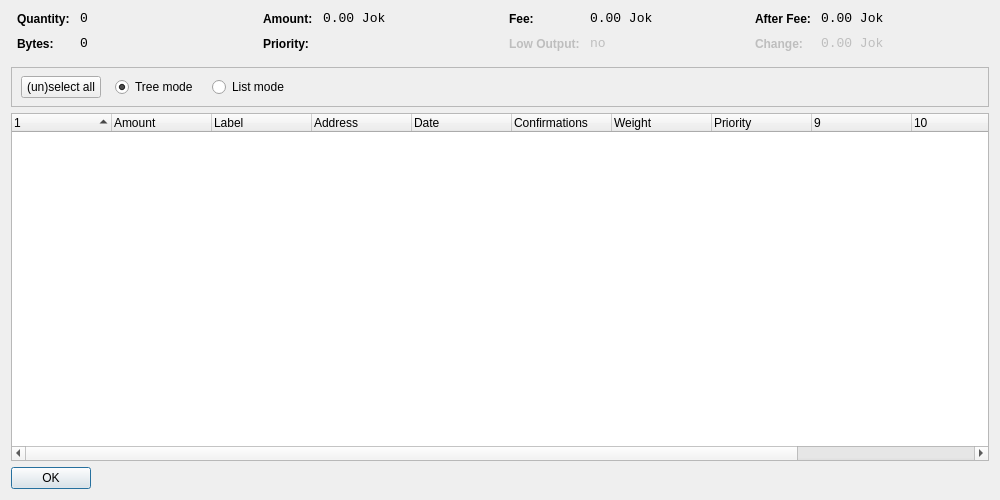
<?xml version="1.0" encoding="UTF-8"?>
<ui version="4.0">
 <class>CoinControlDialog</class>
 <widget class="QWidget" name="CoinControlDialog">
  <property name="geometry">
   <rect>
    <x>0</x>
    <y>0</y>
    <width>1000</width>
    <height>500</height>
   </rect>
  </property>
  <property name="windowTitle">
   <string>Coin Control</string>
  </property>
  <layout class="QVBoxLayout" name="verticalLayout">
   <item>
    <layout class="QHBoxLayout" name="horizontalLayoutTop" stretch="0,0,0,0">
     <property name="topMargin">
      <number>0</number>
     </property>
     <property name="bottomMargin">
      <number>10</number>
     </property>
     <item>
      <layout class="QFormLayout" name="formLayoutCoinControl1">
       <property name="horizontalSpacing">
        <number>10</number>
       </property>
       <property name="verticalSpacing">
        <number>10</number>
       </property>
       <property name="leftMargin">
        <number>6</number>
       </property>
       <property name="rightMargin">
        <number>6</number>
       </property>
       <item row="0" column="0">
        <widget class="QLabel" name="labelCoinControlQuantityText">
         <property name="styleSheet">
          <string notr="true">font-weight:bold;</string>
         </property>
         <property name="text">
          <string>Quantity:</string>
         </property>
        </widget>
       </item>
       <item row="0" column="1">
        <widget class="QLabel" name="labelCoinControlQuantity">
         <property name="font">
          <font>
           <family>Monospace</family>
           <pointsize>10</pointsize>
          </font>
         </property>
         <property name="cursor">
          <cursorShape>IBeamCursor</cursorShape>
         </property>
         <property name="contextMenuPolicy">
          <enum>Qt::ActionsContextMenu</enum>
         </property>
         <property name="text">
          <string notr="true">0</string>
         </property>
         <property name="textInteractionFlags">
          <set>Qt::LinksAccessibleByMouse|Qt::TextSelectableByKeyboard|Qt::TextSelectableByMouse</set>
         </property>
        </widget>
       </item>
       <item row="1" column="0">
        <widget class="QLabel" name="labelCoinControlBytesText">
         <property name="styleSheet">
          <string notr="true">font-weight:bold;</string>
         </property>
         <property name="text">
          <string>Bytes:</string>
         </property>
        </widget>
       </item>
       <item row="1" column="1">
        <widget class="QLabel" name="labelCoinControlBytes">
         <property name="font">
          <font>
           <family>Monospace</family>
           <pointsize>10</pointsize>
          </font>
         </property>
         <property name="cursor">
          <cursorShape>IBeamCursor</cursorShape>
         </property>
         <property name="contextMenuPolicy">
          <enum>Qt::ActionsContextMenu</enum>
         </property>
         <property name="text">
          <string notr="true">0</string>
         </property>
         <property name="textInteractionFlags">
          <set>Qt::LinksAccessibleByMouse|Qt::TextSelectableByKeyboard|Qt::TextSelectableByMouse</set>
         </property>
        </widget>
       </item>
      </layout>
     </item>
     <item>
      <layout class="QFormLayout" name="formLayoutCoinControl2">
       <property name="horizontalSpacing">
        <number>10</number>
       </property>
       <property name="verticalSpacing">
        <number>10</number>
       </property>
       <property name="leftMargin">
        <number>6</number>
       </property>
       <property name="rightMargin">
        <number>6</number>
       </property>
       <item row="0" column="0">
        <widget class="QLabel" name="labelCoinControlAmountText">
         <property name="styleSheet">
          <string notr="true">font-weight:bold;</string>
         </property>
         <property name="text">
          <string>Amount:</string>
         </property>
        </widget>
       </item>
       <item row="0" column="1">
        <widget class="QLabel" name="labelCoinControlAmount">
         <property name="font">
          <font>
           <family>Monospace</family>
           <pointsize>10</pointsize>
          </font>
         </property>
         <property name="cursor">
          <cursorShape>IBeamCursor</cursorShape>
         </property>
         <property name="contextMenuPolicy">
          <enum>Qt::ActionsContextMenu</enum>
         </property>
         <property name="text">
          <string notr="true">0.00 Jok</string>
         </property>
         <property name="textInteractionFlags">
          <set>Qt::LinksAccessibleByMouse|Qt::TextSelectableByKeyboard|Qt::TextSelectableByMouse</set>
         </property>
        </widget>
       </item>
       <item row="1" column="0">
        <widget class="QLabel" name="labelCoinControlPriorityText">
         <property name="styleSheet">
          <string notr="true">font-weight:bold;</string>
         </property>
         <property name="text">
          <string>Priority:</string>
         </property>
        </widget>
       </item>
       <item row="1" column="1">
        <widget class="QLabel" name="labelCoinControlPriority">
         <property name="font">
          <font>
           <family>Monospace</family>
           <pointsize>10</pointsize>
          </font>
         </property>
         <property name="cursor">
          <cursorShape>IBeamCursor</cursorShape>
         </property>
         <property name="contextMenuPolicy">
          <enum>Qt::ActionsContextMenu</enum>
         </property>
         <property name="text">
          <string/>
         </property>
         <property name="textInteractionFlags">
          <set>Qt::LinksAccessibleByMouse|Qt::TextSelectableByKeyboard|Qt::TextSelectableByMouse</set>
         </property>
        </widget>
       </item>
      </layout>
     </item>
     <item>
      <layout class="QFormLayout" name="formLayoutCoinControl3">
       <property name="horizontalSpacing">
        <number>10</number>
       </property>
       <property name="verticalSpacing">
        <number>10</number>
       </property>
       <property name="leftMargin">
        <number>6</number>
       </property>
       <property name="rightMargin">
        <number>6</number>
       </property>
       <item row="0" column="0">
        <widget class="QLabel" name="labelCoinControlFeeText">
         <property name="styleSheet">
          <string notr="true">font-weight:bold;</string>
         </property>
         <property name="text">
          <string>Fee:</string>
         </property>
        </widget>
       </item>
       <item row="0" column="1">
        <widget class="QLabel" name="labelCoinControlFee">
         <property name="font">
          <font>
           <family>Monospace</family>
           <pointsize>10</pointsize>
          </font>
         </property>
         <property name="cursor">
          <cursorShape>IBeamCursor</cursorShape>
         </property>
         <property name="contextMenuPolicy">
          <enum>Qt::ActionsContextMenu</enum>
         </property>
         <property name="text">
          <string notr="true">0.00 Jok</string>
         </property>
         <property name="textInteractionFlags">
          <set>Qt::LinksAccessibleByMouse|Qt::TextSelectableByKeyboard|Qt::TextSelectableByMouse</set>
         </property>
        </widget>
       </item>
       <item row="1" column="0">
        <widget class="QLabel" name="labelCoinControlLowOutputText">
         <property name="enabled">
          <bool>false</bool>
         </property>
         <property name="styleSheet">
          <string notr="true">font-weight:bold;</string>
         </property>
         <property name="text">
          <string>Low Output:</string>
         </property>
        </widget>
       </item>
       <item row="1" column="1">
        <widget class="QLabel" name="labelCoinControlLowOutput">
         <property name="enabled">
          <bool>false</bool>
         </property>
         <property name="font">
          <font>
           <family>Monospace</family>
           <pointsize>10</pointsize>
          </font>
         </property>
         <property name="cursor">
          <cursorShape>IBeamCursor</cursorShape>
         </property>
         <property name="contextMenuPolicy">
          <enum>Qt::ActionsContextMenu</enum>
         </property>
         <property name="text">
          <string>no</string>
         </property>
         <property name="textInteractionFlags">
          <set>Qt::LinksAccessibleByMouse|Qt::TextSelectableByKeyboard|Qt::TextSelectableByMouse</set>
         </property>
        </widget>
       </item>
      </layout>
     </item>
     <item>
      <layout class="QFormLayout" name="formLayoutCoinControl4">
       <property name="horizontalSpacing">
        <number>10</number>
       </property>
       <property name="verticalSpacing">
        <number>10</number>
       </property>
       <property name="leftMargin">
        <number>6</number>
       </property>
       <property name="rightMargin">
        <number>6</number>
       </property>
       <item row="0" column="0">
        <widget class="QLabel" name="labelCoinControlAfterFeeText">
         <property name="styleSheet">
          <string notr="true">font-weight:bold;</string>
         </property>
         <property name="text">
          <string>After Fee:</string>
         </property>
        </widget>
       </item>
       <item row="0" column="1">
        <widget class="QLabel" name="labelCoinControlAfterFee">
         <property name="font">
          <font>
           <family>Monospace</family>
           <pointsize>10</pointsize>
          </font>
         </property>
         <property name="cursor">
          <cursorShape>IBeamCursor</cursorShape>
         </property>
         <property name="contextMenuPolicy">
          <enum>Qt::ActionsContextMenu</enum>
         </property>
         <property name="text">
          <string notr="true">0.00 Jok</string>
         </property>
         <property name="textInteractionFlags">
          <set>Qt::LinksAccessibleByMouse|Qt::TextSelectableByKeyboard|Qt::TextSelectableByMouse</set>
         </property>
        </widget>
       </item>
       <item row="1" column="0">
        <widget class="QLabel" name="labelCoinControlChangeText">
         <property name="enabled">
          <bool>false</bool>
         </property>
         <property name="styleSheet">
          <string notr="true">font-weight:bold;</string>
         </property>
         <property name="text">
          <string>Change:</string>
         </property>
        </widget>
       </item>
       <item row="1" column="1">
        <widget class="QLabel" name="labelCoinControlChange">
         <property name="enabled">
          <bool>false</bool>
         </property>
         <property name="font">
          <font>
           <family>Monospace</family>
           <pointsize>10</pointsize>
          </font>
         </property>
         <property name="cursor">
          <cursorShape>IBeamCursor</cursorShape>
         </property>
         <property name="contextMenuPolicy">
          <enum>Qt::ActionsContextMenu</enum>
         </property>
         <property name="text">
          <string notr="true">0.00 Jok</string>
         </property>
         <property name="textInteractionFlags">
          <set>Qt::LinksAccessibleByMouse|Qt::TextSelectableByKeyboard|Qt::TextSelectableByMouse</set>
         </property>
        </widget>
       </item>
      </layout>
     </item>
    </layout>
   </item>
   <item>
    <widget class="QFrame" name="frame">
     <property name="minimumSize">
      <size>
       <width>0</width>
       <height>40</height>
      </size>
     </property>
     <property name="frameShape">
      <enum>QFrame::StyledPanel</enum>
     </property>
     <property name="frameShadow">
      <enum>QFrame::Sunken</enum>
     </property>
     <widget class="QWidget" name="horizontalLayoutWidget">
      <property name="geometry">
       <rect>
        <x>10</x>
        <y>0</y>
        <width>781</width>
        <height>41</height>
       </rect>
      </property>
      <layout class="QHBoxLayout" name="horizontalLayoutPanel" stretch="0,0,0,0">
       <property name="spacing">
        <number>14</number>
       </property>
       <item>
        <widget class="QPushButton" name="pushButtonSelectAll">
         <property name="sizePolicy">
          <sizepolicy hsizetype="Maximum" vsizetype="Fixed">
           <horstretch>0</horstretch>
           <verstretch>0</verstretch>
          </sizepolicy>
         </property>
         <property name="text">
          <string>(un)select all</string>
         </property>
        </widget>
       </item>
       <item>
        <widget class="QRadioButton" name="radioTreeMode">
         <property name="sizePolicy">
          <sizepolicy hsizetype="Maximum" vsizetype="Fixed">
           <horstretch>0</horstretch>
           <verstretch>0</verstretch>
          </sizepolicy>
         </property>
         <property name="text">
          <string>Tree mode</string>
         </property>
         <property name="checked">
          <bool>true</bool>
         </property>
        </widget>
       </item>
       <item>
        <widget class="QRadioButton" name="radioListMode">
         <property name="sizePolicy">
          <sizepolicy hsizetype="Maximum" vsizetype="Fixed">
           <horstretch>0</horstretch>
           <verstretch>0</verstretch>
          </sizepolicy>
         </property>
         <property name="text">
          <string>List mode</string>
         </property>
        </widget>
       </item>
       <item>
        <spacer name="horizontalSpacer">
         <property name="orientation">
          <enum>Qt::Horizontal</enum>
         </property>
         <property name="sizeHint" stdset="0">
          <size>
           <width>40</width>
           <height>20</height>
          </size>
         </property>
        </spacer>
       </item>
      </layout>
     </widget>
    </widget>
   </item>
   <item>
    <widget class="CoinControlTreeWidget" name="treeWidget">
     <property name="contextMenuPolicy">
      <enum>Qt::CustomContextMenu</enum>
     </property>
     <property name="sortingEnabled">
      <bool>false</bool>
     </property>
     <property name="columnCount">
      <number>12</number>
     </property>
     <attribute name="headerShowSortIndicator" stdset="0">
      <bool>true</bool>
     </attribute>
     <attribute name="headerStretchLastSection">
      <bool>false</bool>
     </attribute>
     <column>
      <property name="text">
       <string/>
      </property>
     </column>
     <column>
      <property name="text">
       <string>Amount</string>
      </property>
     </column>
     <column>
      <property name="text">
       <string>Label</string>
      </property>
     </column>
     <column>
      <property name="text">
       <string>Address</string>
      </property>
     </column>
     <column>
      <property name="text">
       <string>Date</string>
      </property>
     </column>
     <column>
      <property name="text">
       <string>Confirmations</string>
      </property>
      <property name="toolTip">
       <string>Confirmed</string>
      </property>
     </column>
     <column>
      <property name="text">
       <string>Weight</string>
      </property>
     </column>
     <column>
      <property name="text">
       <string>Priority</string>
      </property>
     </column>
     <column>
      <property name="text">
       <string/>
      </property>
     </column>
     <column>
      <property name="text">
       <string/>
      </property>
     </column>
     <column>
      <property name="text">
       <string/>
      </property>
     </column>
     <column>
      <property name="text">
       <string/>
      </property>
     </column>
    </widget>
   </item>
   <item>
    <widget class="QDialogButtonBox" name="buttonBox">
     <property name="sizePolicy">
      <sizepolicy hsizetype="Maximum" vsizetype="Fixed">
       <horstretch>0</horstretch>
       <verstretch>0</verstretch>
      </sizepolicy>
     </property>
     <property name="orientation">
      <enum>Qt::Horizontal</enum>
     </property>
     <property name="standardButtons">
      <set>QDialogButtonBox::Ok</set>
     </property>
    </widget>
   </item>
  </layout>
 </widget>
 <customwidgets>
  <customwidget>
   <class>CoinControlTreeWidget</class>
   <extends>QTreeWidget</extends>
   <header>coincontroltreewidget.h</header>
  </customwidget>
 </customwidgets>
 <resources/>
 <connections/>
</ui>
